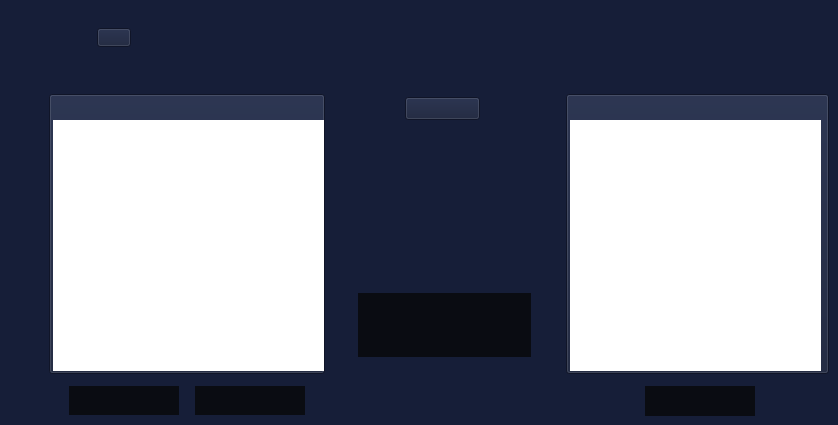
          <widget class="QWidget" name="fiDsa">
           <property name="styleSheet">
            <string notr="true">*{
	background-color: rgb(22,30,56);
}
QToolButton{
	color: rgb(255,255,255);
	background:rgb(10,12,18);
	border:none;
}
QToolButton:hover{
	background:rgb(33,38,52);
	border:none;
}
QTextEdit{
	background:rgb(255,255,255);
	border:none;
}
QLineEdit{
	color:rgb(255, 255, 255)
}</string>
           </property>
           <widget class="QPushButton" name="pushButton_23">
            <property name="geometry">
             <rect>
              <x>97</x>
              <y>28</y>
              <width>34</width>
              <height>19</height>
             </rect>
            </property>
            <property name="text">
             <string/>
            </property>
            <property name="icon">
             <iconset>
              <normaloff>src/titulos/DSA.png</normaloff>src/titulos/DSA.png</iconset>
            </property>
            <property name="iconSize">
             <size>
              <width>34</width>
              <height>19</height>
             </size>
            </property>
           </widget>
           <widget class="QPushButton" name="pushButton_72">
            <property name="geometry">
             <rect>
              <x>49</x>
              <y>94</y>
              <width>276</width>
              <height>280</height>
             </rect>
            </property>
            <property name="text">
             <string/>
            </property>
            <property name="icon">
             <iconset>
              <normaloff>src/textoDeseado.png</normaloff>src/textoDeseado.png</iconset>
            </property>
            <property name="iconSize">
             <size>
              <width>276</width>
              <height>280</height>
             </size>
            </property>
           </widget>
           <widget class="QTextEdit" name="fiDsaTextoOriginal">
            <property name="geometry">
             <rect>
              <x>53</x>
              <y>120</y>
              <width>271</width>
              <height>251</height>
             </rect>
            </property>
           </widget>
           <widget class="QToolButton" name="fiDsaCifrar">
            <property name="geometry">
             <rect>
              <x>69</x>
              <y>386</y>
              <width>110</width>
              <height>29</height>
             </rect>
            </property>
            <property name="cursor">
             <cursorShape>PointingHandCursor</cursorShape>
            </property>
            <property name="text">
             <string/>
            </property>
            <property name="icon">
             <iconset>
              <normaloff>src/BotonesGral/Cifrar.png</normaloff>src/BotonesGral/Cifrar.png</iconset>
            </property>
            <property name="iconSize">
             <size>
              <width>110</width>
              <height>29</height>
             </size>
            </property>
           </widget>
           <widget class="QToolButton" name="fiDsaDescifrar">
            <property name="geometry">
             <rect>
              <x>195</x>
              <y>386</y>
              <width>110</width>
              <height>29</height>
             </rect>
            </property>
            <property name="cursor">
             <cursorShape>PointingHandCursor</cursorShape>
            </property>
            <property name="text">
             <string/>
            </property>
            <property name="icon">
             <iconset>
              <normaloff>src/BotonesGral/Descifrar.png</normaloff>src/BotonesGral/Descifrar.png</iconset>
            </property>
            <property name="iconSize">
             <size>
              <width>110</width>
              <height>29</height>
             </size>
            </property>
           </widget>
           <widget class="QPushButton" name="pushButton_73">
            <property name="geometry">
             <rect>
              <x>405</x>
              <y>97</y>
              <width>75</width>
              <height>23</height>
             </rect>
            </property>
            <property name="text">
             <string/>
            </property>
            <property name="icon">
             <iconset>
              <normaloff>src/BotonesGral/Clave.png</normaloff>src/BotonesGral/Clave.png</iconset>
            </property>
            <property name="iconSize">
             <size>
              <width>44</width>
              <height>18</height>
             </size>
            </property>
           </widget>
           <widget class="QPushButton" name="pushButton_74">
            <property name="geometry">
             <rect>
              <x>566</x>
              <y>94</y>
              <width>263</width>
              <height>280</height>
             </rect>
            </property>
            <property name="text">
             <string/>
            </property>
            <property name="icon">
             <iconset>
              <normaloff>src/textoObtenido.png</normaloff>src/textoObtenido.png</iconset>
            </property>
            <property name="iconSize">
             <size>
              <width>263</width>
              <height>280</height>
             </size>
            </property>
           </widget>
           <widget class="QToolButton" name="fiDsaGenerar">
            <property name="geometry">
             <rect>
              <x>358</x>
              <y>293</y>
              <width>173</width>
              <height>64</height>
             </rect>
            </property>
            <property name="cursor">
             <cursorShape>PointingHandCursor</cursorShape>
            </property>
            <property name="text">
             <string/>
            </property>
            <property name="icon">
             <iconset>
              <normaloff>src/BotonesGral/Generar  Clave.png</normaloff>src/BotonesGral/Generar  Clave.png</iconset>
            </property>
            <property name="iconSize">
             <size>
              <width>173</width>
              <height>64</height>
             </size>
            </property>
           </widget>
           <widget class="QToolButton" name="fiDsaCopiar">
            <property name="geometry">
             <rect>
              <x>645</x>
              <y>386</y>
              <width>110</width>
              <height>30</height>
             </rect>
            </property>
            <property name="cursor">
             <cursorShape>PointingHandCursor</cursorShape>
            </property>
            <property name="text">
             <string/>
            </property>
            <property name="icon">
             <iconset>
              <normaloff>src/BotonesGral/Copiar.png</normaloff>src/BotonesGral/Copiar.png</iconset>
            </property>
            <property name="iconSize">
             <size>
              <width>110</width>
              <height>30</height>
             </size>
            </property>
           </widget>
           <widget class="QTextEdit" name="fiDsaTextoResult">
            <property name="geometry">
             <rect>
              <x>570</x>
              <y>120</y>
              <width>251</width>
              <height>251</height>
             </rect>
            </property>
           </widget>
          </widget>
